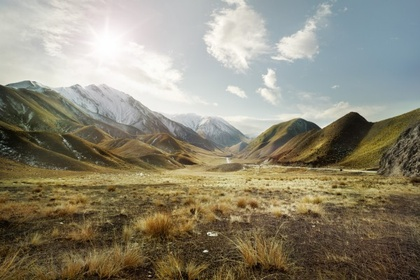
%> input picture IP2018-Week04-NguyenTienLinh_15003159/day.jpg, 420 x 280 px, shrunk from 600 x 400 before the run
$ octave main.m   (GNU Octave 9; MATLAB toolbox functions it lacks are replaced by stand-ins)
%> lines starting %> are read from the running program, lines starting %| are printed output that depends on the picture
### IP2018-Week04-NguyenTienLinh_15003159/change_gamma.m
function gamma_changed_image = change_gamma(image, gamma)
	gamma_changed_image = 255 * ((double(image) ./ 255) .^ 1/gamma);
	gamma_changed_image = uint8(gamma_changed_image);
end

### IP2018-Week04-NguyenTienLinh_15003159/color_correction.m
# Function retrieve image has correct color with image input (image_1) from image has changed color (image_2) using n (n>3) mappings
function image_color_correct = color_correction(image_1, image_2,n)
	[ROW, COL, BAND] = size(image_1);
	mat_image_1 = image_to_matrix(image_1);
	mat_image_2 = image_to_matrix(image_2);
	B = zeros(3,3);

	# Choose n-mapping point has different value each other from 2 image
	index = zeros(1,n);
	index(1) = last_index = temp = 1;
	while (last_index < n)
		temp = temp + 1;
		last_index = last_index + 1;
		index(last_index) = temp;
		for b=1:BAND
			if (mat_image_1(b,index(last_index))==mat_image_1(b,index(last_index-1)))
				last_index = last_index - 1;
				break;
			end
		end
	end

	# Get the first n-mapping point of image_1
	X = mat_image_1(:,index);
	Y = mat_image_2(:,index);
	B = Y * X' * (X * X')^-1;

	image_color_correct = B^-1 * mat_image_2;
	image_color_correct = matrix_to_image(image_color_correct,size(image_1));
	image_color_correct = uint8(image_color_correct);
end

### IP2018-Week04-NguyenTienLinh_15003159/image_to_matrix.m
function matrix = image_to_matrix(image)
	[ROW, COL, BAND] = size(image);
	matrix = zeros(BAND,ROW*COL);

	for b=1:BAND
		matrix(b,:) = image(:,:,b)'(:);
	end
	matrix = double(matrix);
end

### IP2018-Week04-NguyenTienLinh_15003159/matrix_to_image.m
function image = matrix_to_image(matrix,size)
	ROW = size(1); COL = size(2); BAND = size(3);
	image = zeros(ROW,COL,BAND);

	for b=1:BAND
		for r=1:ROW
			image(r,:,b) = matrix(b,COL*(r-1)+1:COL*r);
		end
	end
end

### IP2018-Week04-NguyenTienLinh_15003159/rgb_to_gray.m
function gray_image = rgb_to_gray(image)
	red = image(:,:,1);
	green = image(:,:,2);
	blue = image(:,:,3);

	gray_image = red/3 + green/3 + blue/3;
end

### IP2018-Week04-NguyenTienLinh_15003159/convolution_image.m
# Given a gray image and kernel matrix, return result_image is result of convolution of the image
function result_image = convolution_image(image,kernel)
	[ROW, COL] = size(image);
	[m , n] = size(kernel);
	rpad = fix(m/2);
	cpad = fix(n/2);

	A = zeros(ROW + m -1, COL + n -1);
	hrorig = rpad + 1;
	hcorig = cpad + 1;

	# Perform Shift-Multiply-Add method
	for r=1:m
		for c=1:n
			A(r:r+ROW-1,c:c+COL-1) += double(image) .* kernel(r,c);
		end
	end

	result_image = uint8(A(hrorig:hrorig+ROW-1,hcorig:hcorig+COL-1));
end

### IP2018-Week04-NguyenTienLinh_15003159/main.m
day_origin = imread("day.jpg");
%> day_origin is the input picture: size 280x420x3 uint8; mean R, G, B 141.6, 135.8, 117
day_gamma_changed = change_gamma(day_origin,2);
%> in change_gamma, `gamma_changed_image = 255 * ((double(image) ./ 255) .^ 1/gamma);`:
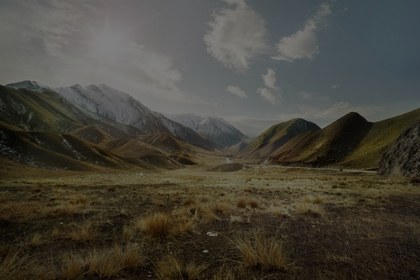
%> gamma_changed_image: size 280x420x3 double; mean R, G, B 70.8, 67.9, 58.5

image_color_correct = color_correction(day_origin, day_gamma_changed,128);
%> the loop in color_correction, `while (last_index < n)` made 209 passes
%> after the loop in color_correction, `while (last_index < n)`: index = 128 values from 1 to 210; last_index = 128; temp = 210
%> in color_correction, `X = mat_image_1(:,index);`: X = 128 columns, first 8: [166 167 169 175 177 179 178 179; 176 177 179 180 181 183 182 183; 178 179 181 183 184 186 183 184]
%> in color_correction, `Y = mat_image_2(:,index);`: Y = 128 columns, first 8: [83 84 85 88 89 90 89 90; 88 89 90 90 91 92 91 92; 89 90 91 92 92 93 92 92]
%> in color_correction, `B = Y * X' * (X * X')^-1;`: B = [0.492 0.00877 0.000233; -0.00371 0.502 0.00316; -0.00023 0.00415 0.497]

kernel = [-1,-1,-1;-1,8,-1;-1,-1,-1];
day_gray = rgb_to_gray(day_origin);
%> in rgb_to_gray, `red = image(:,:,1);`:
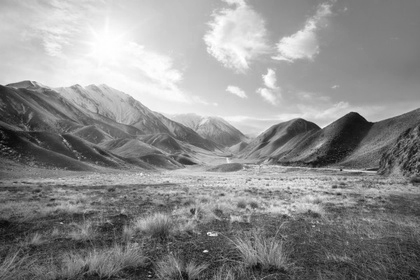
%> red: size 280x420 uint8; min 2, max 255, mean 141.6
%> in rgb_to_gray, `green = image(:,:,2);`:
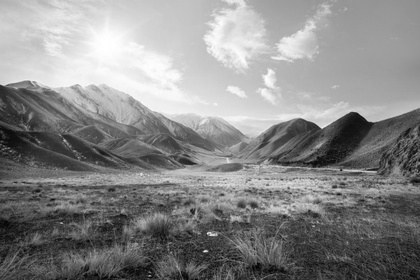
%> green: size 280x420 uint8; min 0, max 255, mean 135.8
%> in rgb_to_gray, `blue = image(:,:,3);`:
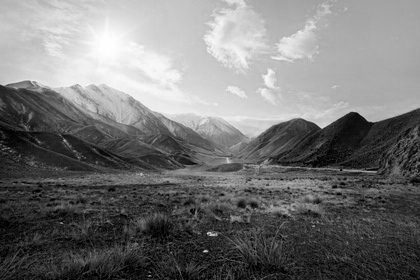
%> blue: size 280x420 uint8; min 0, max 255, mean 117
result_image = convolution_image(day_gray,kernel);
%> after the loop in convolution_image, `for r=1:m`:
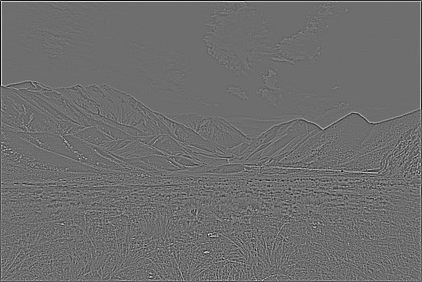
%> A: size 282x422 double; min -685, max 897, mean 0; drawn with min black and max white
%> in convolution_image, `result_image = uint8(A(hrorig:hrorig+ROW-1,hcorig:hcorig+COL-1));`:
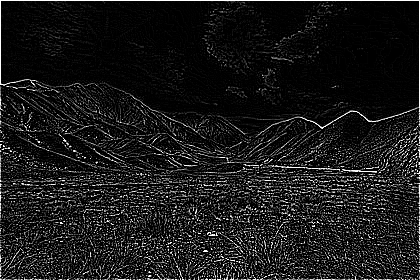
%> result_image: size 280x420 uint8; min 0, max 255, mean 25.9

subplot(2,2,1), imshow(day_origin), title("Origin");
subplot(2,2,2), imshow(day_gamma_changed), title("Gamma changed");
subplot(2,2,3), imshow(image_color_correct), title("Image color correction");
subplot(2,2,4), imshow(result_image), title("Result of Convolution Image");
